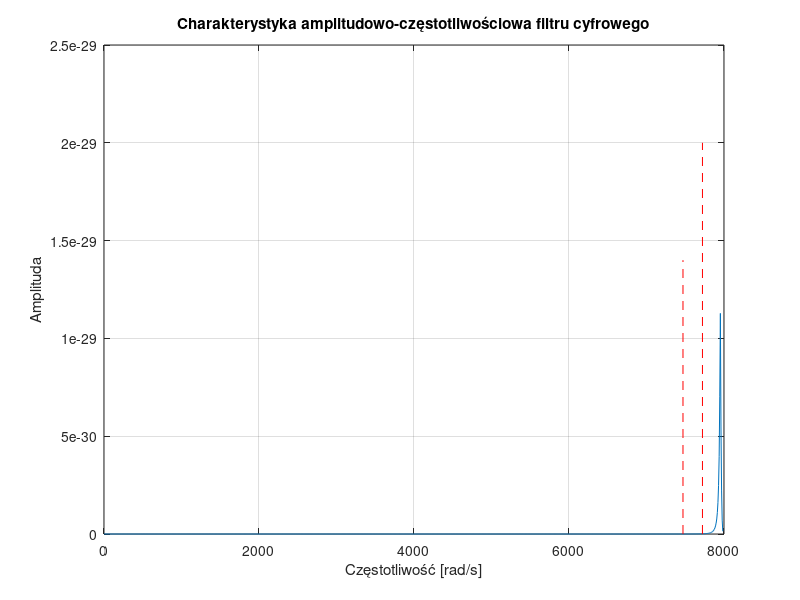
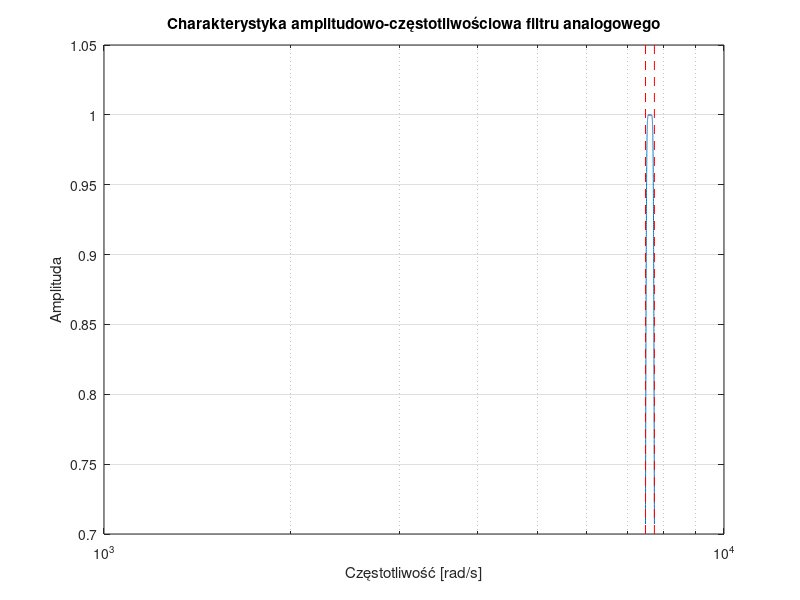
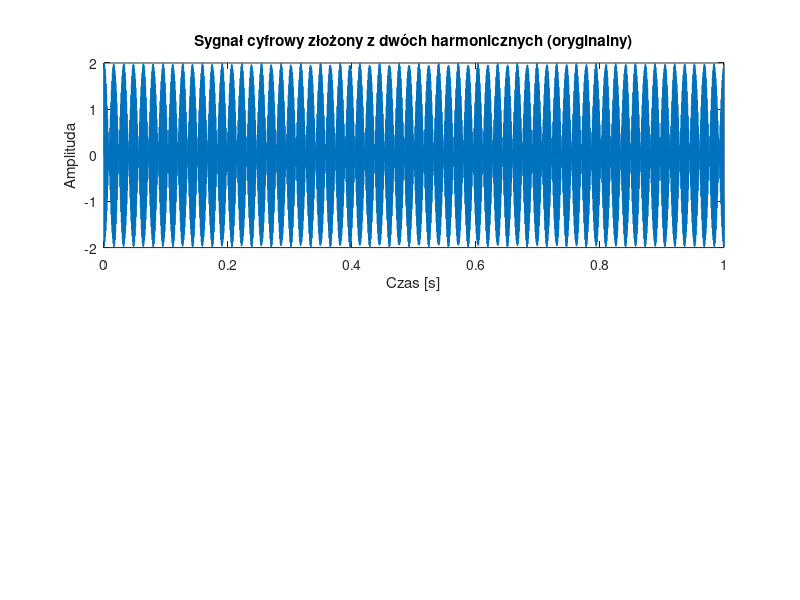
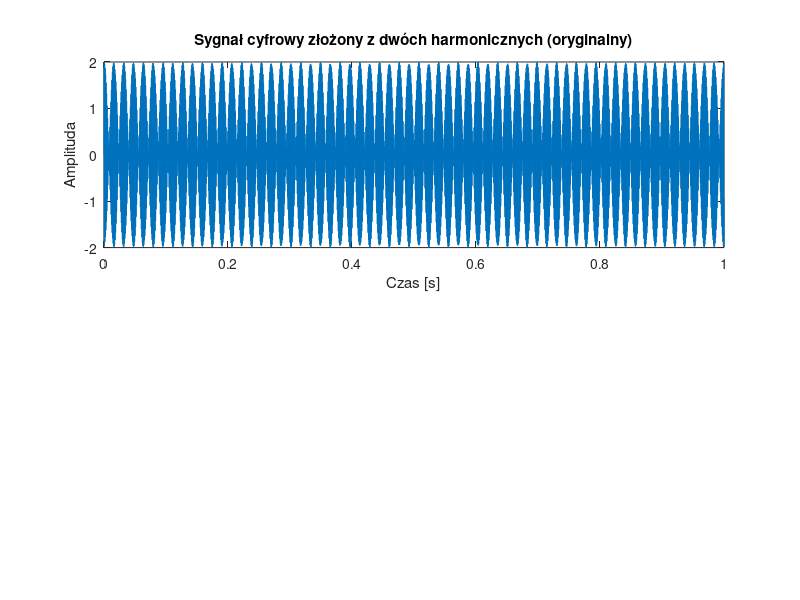

These charts were generated, in order, by the following MATLAB code:
close all
clear all
clc

load("butter.mat")

fs = 16000;
fmin = 1189;
fmax = 1229;
wmin = 2*pi*fmin;
wmax = 2*pi*fmax;

[b,a] = zp2tf(z,p,k);


[num_d, den_d] = bilinear(b, a, fs);  % transofrmata bliniowa
N = 1024; % liczba punktów w charakterystyce
[H, w] = freqz(num_d, den_d, N, fs); %opdowiedź filtru cyfrowego
% Wykres charakterystyki amplitudowo-częstotliwościowej
figure;
plot(w, abs(H));
xlabel('Częstotliwość [rad/s]');
ylabel('Amplituda');
title('Charakterystyka amplitudowo-częstotliwościowa filtru cyfrowego');
grid on;
% Dodanie linii pionowych dla częstotliwości granicznych
hold on;
line([wmin, wmin], ylim, 'Color', 'r', 'LineStyle', '--');
line([wmax, wmax], ylim, 'Color', 'r', 'LineStyle', '--');
hold off; 


% Obliczenie charakterystyki amplitudowo-częstotliwościowej dla filtru analogowego
w = logspace(log10(wmin), log10(wmax), 1000); % równomiernie rozmieszczone częstotliwości w skali logarytmicznej
Hz = freqs(b, a, w);

% Wykres charakterystyki amplitudowo-częstotliwościowej filtru analogowego
figure;
semilogx(w, abs(Hz));
xlabel('Częstotliwość [rad/s]');
ylabel('Amplituda');
title('Charakterystyka amplitudowo-częstotliwościowa filtru analogowego');
grid on;
line([wmin, wmin], ylim, 'Color', 'r', 'LineStyle', '--');
line([wmax, wmax], ylim, 'Color', 'r', 'LineStyle', '--');
hold off; 


duration = 1; % czas trwania w sekundach
t = 0:1/fs:duration-1/fs; % wektor czasu

% Częstotliwości harmoniczne w hercach
f1 = 1209;
f2 = 1272;

% Generowanie sygnałów harmonicznych
signal1 = sin(2*pi*f1*t);
signal2 = sin(2*pi*f2*t);

% Sumowanie sygnałów
digital_signal = signal1 + signal2;


% Przefiltrowanie sygnału cyfrowego
filtered_signal = zeros(size(digital_signal)); % Inicjalizacja sygnału przefiltrowanego

% Konwolucja sygnału z odpowiedzią impulsową filtra
for n = 1:length(filtered_signal)
    for k = 1:length(num_d)
        if n-k+1 > 0
            filtered_signal(n) = filtered_signal(n) + num_d(k)*digital_signal(n-k+1);
        end
    end
    for k = 2:length(den_d)
        if n-k+1 > 0
            filtered_signal(n) = filtered_signal(n) - den_d(k)*filtered_signal(n-k+1);
        end
    end
end

% Wyświetlenie sygnału przefiltrowanego i oryginalnego
figure;
subplot(2,1,1);
plot(t, digital_signal);
xlabel('Czas [s]');
ylabel('Amplituda');
title('Sygnał cyfrowy złożony z dwóch harmonicznych (oryginalny)');
subplot(2,1,2);
plot(t, filtered_signal);
xlabel('Czas [s]');
ylabel('Amplituda');
title('Sygnał cyfrowy po filtracji ( własny filtr )');


% Przefiltrowanie sygnału cyfrowego
filtered_signal = filter(num_d, den_d, digital_signal);

% Wyświetlenie sygnału przefiltrowanego i oryginalnego
figure;
subplot(2,1,1);
plot(t, digital_signal);
xlabel('Czas [s]');
ylabel('Amplituda');
title('Sygnał cyfrowy złożony z dwóch harmonicznych (oryginalny)');
subplot(2,1,2);
plot(t, filtered_signal);
xlabel('Czas [s]');
ylabel('Amplituda');
title('Sygnał cyfrowy po filtracji');




